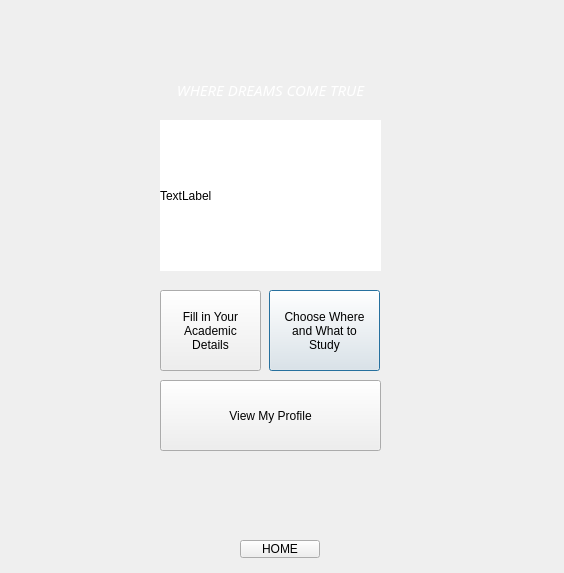
<?xml version="1.0" encoding="UTF-8"?>
<ui version="4.0">
 <class>Dialog</class>
 <widget class="QDialog" name="Dialog">
  <property name="geometry">
   <rect>
    <x>0</x>
    <y>0</y>
    <width>564</width>
    <height>573</height>
   </rect>
  </property>
  <property name="windowTitle">
   <string>Dialog</string>
  </property>
  <widget class="QStackedWidget" name="stackedWidget">
   <property name="geometry">
    <rect>
     <x>20</x>
     <y>40</y>
     <width>521</width>
     <height>481</height>
    </rect>
   </property>
   <property name="styleSheet">
    <string notr="true">#page{
	border-image: url(:/resources/img/XZino7.jpg);
}</string>
   </property>
   <property name="currentIndex">
    <number>0</number>
   </property>
   <widget class="QWidget" name="page">
    <widget class="QPushButton" name="search">
     <property name="geometry">
      <rect>
       <x>249</x>
       <y>250</y>
       <width>111</width>
       <height>81</height>
      </rect>
     </property>
     <property name="text">
      <string>Choose Where
and What to
Study</string>
     </property>
    </widget>
    <widget class="QPushButton" name="pushButton_2">
     <property name="geometry">
      <rect>
       <x>140</x>
       <y>340</y>
       <width>221</width>
       <height>71</height>
      </rect>
     </property>
     <property name="text">
      <string>View My Profile</string>
     </property>
    </widget>
    <widget class="QPushButton" name="academic_information">
     <property name="geometry">
      <rect>
       <x>140</x>
       <y>250</y>
       <width>101</width>
       <height>81</height>
      </rect>
     </property>
     <property name="text">
      <string>Fill in Your
Academic
Details</string>
     </property>
    </widget>
    <widget class="QLabel" name="label_26">
     <property name="geometry">
      <rect>
       <x>120</x>
       <y>30</y>
       <width>261</width>
       <height>41</height>
      </rect>
     </property>
     <property name="font">
      <font>
       <family>Californian FB</family>
       <italic>true</italic>
      </font>
     </property>
     <property name="styleSheet">
      <string notr="true">color: rgb(255, 255, 255);</string>
     </property>
     <property name="text">
      <string>&lt;html&gt;&lt;head/&gt;&lt;body&gt;&lt;p align=&quot;center&quot;&gt;&lt;span style=&quot; font-size:11pt;&quot;&gt;WHERE DREAMS COME TRUE&lt;/span&gt;&lt;/p&gt;&lt;/body&gt;&lt;/html&gt;</string>
     </property>
    </widget>
    <widget class="QLabel" name="label_27">
     <property name="geometry">
      <rect>
       <x>140</x>
       <y>80</y>
       <width>221</width>
       <height>151</height>
      </rect>
     </property>
     <property name="styleSheet">
      <string notr="true">background-color: rgb(255, 255, 255);</string>
     </property>
     <property name="text">
      <string>TextLabel</string>
     </property>
    </widget>
   </widget>
   <widget class="QWidget" name="page_3">
    <property name="styleSheet">
     <string notr="true">#page_3{
	
	border-image: url(:/resources/img/desktop-wallpaper-a-black-backgrounds-website-webpage.jpg);
}</string>
    </property>
    <widget class="QLabel" name="label_10">
     <property name="geometry">
      <rect>
       <x>30</x>
       <y>20</y>
       <width>451</width>
       <height>41</height>
      </rect>
     </property>
     <property name="styleSheet">
      <string notr="true">color: rgb(255, 255, 255);</string>
     </property>
     <property name="text">
      <string>&lt;html&gt;&lt;head/&gt;&lt;body&gt;&lt;h2 align=&quot;center&quot; style=&quot; margin-top:16px; margin-bottom:12px; margin-left:0px; margin-right:0px; -qt-block-indent:0; text-indent:0px;&quot;&gt;&lt;span style=&quot; font-size:12pt; font-weight:700; font-style:italic; color:#ffffff;&quot;&gt;Now Carefully fill in your Personal Details&lt;/span&gt;&lt;/h2&gt;&lt;/body&gt;&lt;/html&gt;</string>
     </property>
     <property name="alignment">
      <set>Qt::AlignCenter</set>
     </property>
    </widget>
    <widget class="QPushButton" name="submit_form">
     <property name="geometry">
      <rect>
       <x>200</x>
       <y>400</y>
       <width>121</width>
       <height>31</height>
      </rect>
     </property>
     <property name="text">
      <string>Submit form</string>
     </property>
    </widget>
    <widget class="QTextEdit" name="textEdit_gpa">
     <property name="geometry">
      <rect>
       <x>115</x>
       <y>310</y>
       <width>135</width>
       <height>51</height>
      </rect>
     </property>
    </widget>
    <widget class="QLabel" name="label_25">
     <property name="geometry">
      <rect>
       <x>11</x>
       <y>310</y>
       <width>97</width>
       <height>52</height>
      </rect>
     </property>
     <property name="styleSheet">
      <string notr="true">color: rgb(255, 255, 255);</string>
     </property>
     <property name="text">
      <string>&lt;html&gt;&lt;head/&gt;&lt;body&gt;&lt;p&gt;&lt;span style=&quot; font-style:italic;&quot;&gt;GPA&lt;/span&gt;&lt;/p&gt;&lt;p&gt;&lt;span style=&quot; font-style:italic;&quot;&gt;(MS/PHD only)&lt;/span&gt;&lt;/p&gt;&lt;/body&gt;&lt;/html&gt;</string>
     </property>
    </widget>
    <widget class="QLabel" name="label_3">
     <property name="geometry">
      <rect>
       <x>11</x>
       <y>230</y>
       <width>117</width>
       <height>52</height>
      </rect>
     </property>
     <property name="styleSheet">
      <string notr="true">color: rgb(255, 255, 255);</string>
     </property>
     <property name="text">
      <string>&lt;html&gt;&lt;head/&gt;&lt;body&gt;&lt;p&gt;&lt;span style=&quot; font-style:italic;&quot;&gt;Total Marks in FSC&lt;/span&gt;&lt;/p&gt;&lt;p&gt;&lt;span style=&quot; font-style:italic;&quot;&gt;(BS only)&lt;/span&gt;&lt;/p&gt;&lt;/body&gt;&lt;/html&gt;</string>
     </property>
    </widget>
    <widget class="QTextEdit" name="textEdit_5">
     <property name="geometry">
      <rect>
       <x>135</x>
       <y>230</y>
       <width>115</width>
       <height>51</height>
      </rect>
     </property>
    </widget>
    <widget class="QLabel" name="label_4">
     <property name="geometry">
      <rect>
       <x>11</x>
       <y>150</y>
       <width>135</width>
       <height>52</height>
      </rect>
     </property>
     <property name="styleSheet">
      <string notr="true">color: rgb(255, 255, 255);</string>
     </property>
     <property name="text">
      <string>&lt;html&gt;&lt;head/&gt;&lt;body&gt;&lt;p&gt;&lt;span style=&quot; font-style:italic;&quot;&gt;Total marks in Matric&lt;/span&gt;&lt;/p&gt;&lt;p&gt;&lt;span style=&quot; font-style:italic;&quot;&gt;(BS only)&lt;/span&gt;&lt;/p&gt;&lt;/body&gt;&lt;/html&gt;</string>
     </property>
    </widget>
    <widget class="QTextEdit" name="textEdit_4">
     <property name="geometry">
      <rect>
       <x>153</x>
       <y>150</y>
       <width>97</width>
       <height>51</height>
      </rect>
     </property>
    </widget>
    <widget class="QTextEdit" name="textEdit_2">
     <property name="geometry">
      <rect>
       <x>84</x>
       <y>90</y>
       <width>166</width>
       <height>31</height>
      </rect>
     </property>
    </widget>
    <widget class="QLabel" name="label">
     <property name="geometry">
      <rect>
       <x>11</x>
       <y>100</y>
       <width>66</width>
       <height>20</height>
      </rect>
     </property>
     <property name="styleSheet">
      <string notr="true">color: rgb(255, 255, 255);</string>
     </property>
     <property name="text">
      <string>&lt;html&gt;&lt;head/&gt;&lt;body&gt;&lt;p&gt;&lt;span style=&quot; font-style:italic;&quot;&gt;Full Name&lt;/span&gt;&lt;/p&gt;&lt;/body&gt;&lt;/html&gt;</string>
     </property>
    </widget>
    <widget class="QTextEdit" name="textEdit_6">
     <property name="geometry">
      <rect>
       <x>370</x>
       <y>230</y>
       <width>121</width>
       <height>31</height>
      </rect>
     </property>
    </widget>
    <widget class="QLabel" name="label_5">
     <property name="geometry">
      <rect>
       <x>271</x>
       <y>240</y>
       <width>73</width>
       <height>20</height>
      </rect>
     </property>
     <property name="styleSheet">
      <string notr="true">color: rgb(255, 255, 255);</string>
     </property>
     <property name="text">
      <string>&lt;html&gt;&lt;head/&gt;&lt;body&gt;&lt;p&gt;&lt;span style=&quot; font-style:italic;&quot;&gt;Nationality&lt;/span&gt;&lt;/p&gt;&lt;/body&gt;&lt;/html&gt;</string>
     </property>
    </widget>
    <widget class="QTextEdit" name="textEdit_7">
     <property name="geometry">
      <rect>
       <x>370</x>
       <y>160</y>
       <width>121</width>
       <height>31</height>
      </rect>
     </property>
    </widget>
    <widget class="QLabel" name="label_6">
     <property name="geometry">
      <rect>
       <x>270</x>
       <y>170</y>
       <width>87</width>
       <height>20</height>
      </rect>
     </property>
     <property name="styleSheet">
      <string notr="true">color: rgb(255, 255, 255);</string>
     </property>
     <property name="text">
      <string>&lt;html&gt;&lt;head/&gt;&lt;body&gt;&lt;p&gt;&lt;span style=&quot; font-style:italic;&quot;&gt;Contact Num&lt;/span&gt;&lt;/p&gt;&lt;/body&gt;&lt;/html&gt;</string>
     </property>
    </widget>
    <widget class="QLabel" name="label_2">
     <property name="geometry">
      <rect>
       <x>271</x>
       <y>100</y>
       <width>92</width>
       <height>20</height>
      </rect>
     </property>
     <property name="styleSheet">
      <string notr="true">color: rgb(255, 255, 255);</string>
     </property>
     <property name="text">
      <string>&lt;html&gt;&lt;head/&gt;&lt;body&gt;&lt;p&gt;&lt;span style=&quot; font-style:italic;&quot;&gt;Father's Name&lt;/span&gt;&lt;/p&gt;&lt;/body&gt;&lt;/html&gt;</string>
     </property>
    </widget>
    <widget class="QTextEdit" name="textEdit_3">
     <property name="geometry">
      <rect>
       <x>370</x>
       <y>90</y>
       <width>120</width>
       <height>31</height>
      </rect>
     </property>
    </widget>
   </widget>
   <widget class="QWidget" name="page_2">
    <property name="styleSheet">
     <string notr="true">background-color: rgb(188, 188, 188);</string>
    </property>
    <widget class="QLabel" name="label_8">
     <property name="geometry">
      <rect>
       <x>130</x>
       <y>0</y>
       <width>91</width>
       <height>31</height>
      </rect>
     </property>
     <property name="text">
      <string>Select BS/MS</string>
     </property>
    </widget>
    <widget class="QComboBox" name="comboBox_2">
     <property name="geometry">
      <rect>
       <x>130</x>
       <y>30</y>
       <width>81</width>
       <height>24</height>
      </rect>
     </property>
     <item>
      <property name="text">
       <string>SELECT</string>
      </property>
     </item>
     <item>
      <property name="text">
       <string>BS</string>
      </property>
     </item>
     <item>
      <property name="text">
       <string>MS</string>
      </property>
     </item>
     <item>
      <property name="text">
       <string>PHD</string>
      </property>
     </item>
    </widget>
    <widget class="QComboBox" name="comboBox_3">
     <property name="geometry">
      <rect>
       <x>240</x>
       <y>30</y>
       <width>131</width>
       <height>24</height>
      </rect>
     </property>
     <item>
      <property name="text">
       <string>SELECT</string>
      </property>
     </item>
    </widget>
    <widget class="QLabel" name="label_9">
     <property name="geometry">
      <rect>
       <x>240</x>
       <y>0</y>
       <width>91</width>
       <height>31</height>
      </rect>
     </property>
     <property name="text">
      <string>Select course</string>
     </property>
    </widget>
    <widget class="QComboBox" name="comboBox">
     <property name="geometry">
      <rect>
       <x>20</x>
       <y>30</y>
       <width>101</width>
       <height>24</height>
      </rect>
     </property>
     <property name="editable">
      <bool>false</bool>
     </property>
     <property name="currentText">
      <string>SELECT</string>
     </property>
     <property name="maxVisibleItems">
      <number>20</number>
     </property>
     <item>
      <property name="text">
       <string>SELECT</string>
      </property>
     </item>
    </widget>
    <widget class="QLabel" name="label_7">
     <property name="geometry">
      <rect>
       <x>20</x>
       <y>0</y>
       <width>101</width>
       <height>31</height>
      </rect>
     </property>
     <property name="text">
      <string>Select country</string>
     </property>
    </widget>
    <widget class="QPushButton" name="pushButton">
     <property name="geometry">
      <rect>
       <x>390</x>
       <y>10</y>
       <width>121</width>
       <height>31</height>
      </rect>
     </property>
     <property name="text">
      <string>Find Now!</string>
     </property>
    </widget>
    <widget class="QLabel" name="university_1">
     <property name="geometry">
      <rect>
       <x>10</x>
       <y>60</y>
       <width>231</width>
       <height>21</height>
      </rect>
     </property>
     <property name="text">
      <string>NAME</string>
     </property>
    </widget>
    <widget class="QLabel" name="university_2">
     <property name="geometry">
      <rect>
       <x>10</x>
       <y>170</y>
       <width>221</width>
       <height>21</height>
      </rect>
     </property>
     <property name="text">
      <string>NAME</string>
     </property>
    </widget>
    <widget class="QLabel" name="university_3">
     <property name="geometry">
      <rect>
       <x>10</x>
       <y>303</y>
       <width>191</width>
       <height>21</height>
      </rect>
     </property>
     <property name="text">
      <string>NAME</string>
     </property>
    </widget>
    <widget class="QLabel" name="university_4">
     <property name="geometry">
      <rect>
       <x>280</x>
       <y>60</y>
       <width>221</width>
       <height>21</height>
      </rect>
     </property>
     <property name="text">
      <string>NAME</string>
     </property>
    </widget>
    <widget class="QLabel" name="university_5">
     <property name="geometry">
      <rect>
       <x>280</x>
       <y>170</y>
       <width>241</width>
       <height>21</height>
      </rect>
     </property>
     <property name="text">
      <string>NAME</string>
     </property>
    </widget>
    <widget class="Line" name="line">
     <property name="geometry">
      <rect>
       <x>0</x>
       <y>50</y>
       <width>521</width>
       <height>16</height>
      </rect>
     </property>
     <property name="orientation">
      <enum>Qt::Horizontal</enum>
     </property>
    </widget>
    <widget class="Line" name="line_2">
     <property name="geometry">
      <rect>
       <x>0</x>
       <y>160</y>
       <width>521</width>
       <height>16</height>
      </rect>
     </property>
     <property name="orientation">
      <enum>Qt::Horizontal</enum>
     </property>
    </widget>
    <widget class="Line" name="line_3">
     <property name="geometry">
      <rect>
       <x>0</x>
       <y>280</y>
       <width>521</width>
       <height>16</height>
      </rect>
     </property>
     <property name="orientation">
      <enum>Qt::Horizontal</enum>
     </property>
    </widget>
    <widget class="QLabel" name="DURATION_1">
     <property name="geometry">
      <rect>
       <x>10</x>
       <y>85</y>
       <width>181</width>
       <height>21</height>
      </rect>
     </property>
     <property name="text">
      <string>DURATION</string>
     </property>
    </widget>
    <widget class="QLabel" name="DURATION_4">
     <property name="geometry">
      <rect>
       <x>280</x>
       <y>85</y>
       <width>191</width>
       <height>21</height>
      </rect>
     </property>
     <property name="text">
      <string>DURATION</string>
     </property>
    </widget>
    <widget class="QLabel" name="FEES_1">
     <property name="geometry">
      <rect>
       <x>10</x>
       <y>110</y>
       <width>201</width>
       <height>21</height>
      </rect>
     </property>
     <property name="text">
      <string>FEES</string>
     </property>
    </widget>
    <widget class="QLabel" name="FEES_4">
     <property name="geometry">
      <rect>
       <x>280</x>
       <y>110</y>
       <width>121</width>
       <height>21</height>
      </rect>
     </property>
     <property name="text">
      <string>FEES</string>
     </property>
    </widget>
    <widget class="QLabel" name="DURATION_2">
     <property name="geometry">
      <rect>
       <x>10</x>
       <y>200</y>
       <width>151</width>
       <height>16</height>
      </rect>
     </property>
     <property name="text">
      <string>DURATION</string>
     </property>
    </widget>
    <widget class="QLabel" name="DURATION_5">
     <property name="geometry">
      <rect>
       <x>280</x>
       <y>200</y>
       <width>201</width>
       <height>16</height>
      </rect>
     </property>
     <property name="text">
      <string>TextLabel</string>
     </property>
    </widget>
    <widget class="QLabel" name="FEES_2">
     <property name="geometry">
      <rect>
       <x>10</x>
       <y>230</y>
       <width>191</width>
       <height>16</height>
      </rect>
     </property>
     <property name="text">
      <string>TextLabel</string>
     </property>
    </widget>
    <widget class="QLabel" name="FEES_5">
     <property name="geometry">
      <rect>
       <x>280</x>
       <y>230</y>
       <width>241</width>
       <height>16</height>
      </rect>
     </property>
     <property name="text">
      <string>TextLabel</string>
     </property>
    </widget>
    <widget class="QLabel" name="DURATION_3">
     <property name="geometry">
      <rect>
       <x>10</x>
       <y>333</y>
       <width>181</width>
       <height>16</height>
      </rect>
     </property>
     <property name="text">
      <string>TextLabel</string>
     </property>
    </widget>
    <widget class="QLabel" name="FEES_3">
     <property name="geometry">
      <rect>
       <x>10</x>
       <y>360</y>
       <width>171</width>
       <height>20</height>
      </rect>
     </property>
     <property name="text">
      <string>TextLabel</string>
     </property>
    </widget>
    <widget class="QLabel" name="label_12">
     <property name="geometry">
      <rect>
       <x>180</x>
       <y>70</y>
       <width>91</width>
       <height>81</height>
      </rect>
     </property>
     <property name="text">
      <string/>
     </property>
    </widget>
    <widget class="QLabel" name="label_13">
     <property name="geometry">
      <rect>
       <x>410</x>
       <y>70</y>
       <width>101</width>
       <height>81</height>
      </rect>
     </property>
     <property name="text">
      <string/>
     </property>
    </widget>
    <widget class="QLabel" name="label_14">
     <property name="geometry">
      <rect>
       <x>180</x>
       <y>180</y>
       <width>91</width>
       <height>81</height>
      </rect>
     </property>
     <property name="text">
      <string/>
     </property>
    </widget>
    <widget class="QLabel" name="label_15">
     <property name="geometry">
      <rect>
       <x>410</x>
       <y>190</y>
       <width>91</width>
       <height>81</height>
      </rect>
     </property>
     <property name="text">
      <string/>
     </property>
    </widget>
    <widget class="QLabel" name="label_16">
     <property name="geometry">
      <rect>
       <x>230</x>
       <y>300</y>
       <width>101</width>
       <height>71</height>
      </rect>
     </property>
     <property name="text">
      <string/>
     </property>
    </widget>
    <widget class="QLabel" name="label_11">
     <property name="geometry">
      <rect>
       <x>10</x>
       <y>140</y>
       <width>121</width>
       <height>16</height>
      </rect>
     </property>
     <property name="text">
      <string>TextLabel</string>
     </property>
    </widget>
    <widget class="QLabel" name="label_17">
     <property name="geometry">
      <rect>
       <x>280</x>
       <y>140</y>
       <width>151</width>
       <height>16</height>
      </rect>
     </property>
     <property name="text">
      <string>TextLabel</string>
     </property>
    </widget>
    <widget class="QLabel" name="label_39">
     <property name="geometry">
      <rect>
       <x>280</x>
       <y>260</y>
       <width>131</width>
       <height>16</height>
      </rect>
     </property>
     <property name="text">
      <string>TextLabel</string>
     </property>
    </widget>
    <widget class="QLabel" name="label_38">
     <property name="geometry">
      <rect>
       <x>10</x>
       <y>260</y>
       <width>151</width>
       <height>16</height>
      </rect>
     </property>
     <property name="text">
      <string>TextLabel</string>
     </property>
    </widget>
    <widget class="QLabel" name="label_40">
     <property name="geometry">
      <rect>
       <x>10</x>
       <y>390</y>
       <width>131</width>
       <height>16</height>
      </rect>
     </property>
     <property name="text">
      <string>TextLabel</string>
     </property>
    </widget>
   </widget>
   <widget class="QWidget" name="page_4">
    <property name="styleSheet">
     <string notr="true">#page_4{
border-image: url(:/resources/img/profile-background.jpg);
}</string>
    </property>
    <widget class="QLabel" name="label_18">
     <property name="geometry">
      <rect>
       <x>270</x>
       <y>70</y>
       <width>121</width>
       <height>16</height>
      </rect>
     </property>
     <property name="styleSheet">
      <string notr="true">color: rgb(255, 255, 255);
background-color: rgb(0, 0, 0);</string>
     </property>
     <property name="text">
      <string>TextLabel</string>
     </property>
    </widget>
    <widget class="QLabel" name="label_19">
     <property name="geometry">
      <rect>
       <x>270</x>
       <y>100</y>
       <width>121</width>
       <height>20</height>
      </rect>
     </property>
     <property name="styleSheet">
      <string notr="true">color: rgb(255, 255, 255);
background-color: rgb(0, 0, 0);</string>
     </property>
     <property name="text">
      <string>TextLabel</string>
     </property>
    </widget>
    <widget class="QLabel" name="label_20">
     <property name="geometry">
      <rect>
       <x>270</x>
       <y>130</y>
       <width>121</width>
       <height>16</height>
      </rect>
     </property>
     <property name="styleSheet">
      <string notr="true">color: rgb(255, 255, 255);
background-color: rgb(0, 0, 0);</string>
     </property>
     <property name="text">
      <string>TextLabel</string>
     </property>
    </widget>
    <widget class="QLabel" name="label_21">
     <property name="geometry">
      <rect>
       <x>270</x>
       <y>160</y>
       <width>121</width>
       <height>16</height>
      </rect>
     </property>
     <property name="styleSheet">
      <string notr="true">color: rgb(255, 255, 255);
background-color: rgb(0, 0, 0);</string>
     </property>
     <property name="text">
      <string>TextLabel</string>
     </property>
    </widget>
    <widget class="QLabel" name="label_22">
     <property name="geometry">
      <rect>
       <x>270</x>
       <y>220</y>
       <width>121</width>
       <height>16</height>
      </rect>
     </property>
     <property name="styleSheet">
      <string notr="true">color: rgb(255, 255, 255);
background-color: rgb(0, 0, 0);</string>
     </property>
     <property name="text">
      <string>TextLabel</string>
     </property>
    </widget>
    <widget class="QLabel" name="label_23">
     <property name="geometry">
      <rect>
       <x>270</x>
       <y>250</y>
       <width>121</width>
       <height>16</height>
      </rect>
     </property>
     <property name="styleSheet">
      <string notr="true">color: rgb(255, 255, 255);
background-color: rgb(0, 0, 0);</string>
     </property>
     <property name="text">
      <string>TextLabel</string>
     </property>
    </widget>
    <widget class="QLabel" name="label_24">
     <property name="geometry">
      <rect>
       <x>270</x>
       <y>190</y>
       <width>121</width>
       <height>16</height>
      </rect>
     </property>
     <property name="styleSheet">
      <string notr="true">color: rgb(255, 255, 255);
background-color: rgb(0, 0, 0);</string>
     </property>
     <property name="text">
      <string>TextLabel</string>
     </property>
    </widget>
    <widget class="QTextEdit" name="textEdit">
     <property name="geometry">
      <rect>
       <x>270</x>
       <y>270</y>
       <width>81</width>
       <height>31</height>
      </rect>
     </property>
     <property name="styleSheet">
      <string notr="true">color: rgb(255, 255, 255);
background-color: rgb(0, 0, 0);</string>
     </property>
    </widget>
    <widget class="QTextEdit" name="textEdit_8">
     <property name="geometry">
      <rect>
       <x>270</x>
       <y>310</y>
       <width>81</width>
       <height>31</height>
      </rect>
     </property>
     <property name="styleSheet">
      <string notr="true">color: rgb(255, 255, 255);
background-color: rgb(0, 0, 0);</string>
     </property>
    </widget>
    <widget class="QLabel" name="label_28">
     <property name="geometry">
      <rect>
       <x>140</x>
       <y>70</y>
       <width>101</width>
       <height>20</height>
      </rect>
     </property>
     <property name="styleSheet">
      <string notr="true">color: rgb(255, 255, 255);</string>
     </property>
     <property name="text">
      <string>&lt;html&gt;&lt;head/&gt;&lt;body&gt;&lt;p&gt;&lt;span style=&quot; font-weight:700;&quot;&gt;Full Name :&lt;/span&gt;&lt;/p&gt;&lt;/body&gt;&lt;/html&gt;</string>
     </property>
    </widget>
    <widget class="QLabel" name="label_29">
     <property name="geometry">
      <rect>
       <x>140</x>
       <y>100</y>
       <width>111</width>
       <height>20</height>
      </rect>
     </property>
     <property name="styleSheet">
      <string notr="true">color: rgb(255, 255, 255);</string>
     </property>
     <property name="text">
      <string>&lt;html&gt;&lt;head/&gt;&lt;body&gt;&lt;p&gt;&lt;span style=&quot; font-weight:700;&quot;&gt;Father's Name :&lt;/span&gt;&lt;/p&gt;&lt;/body&gt;&lt;/html&gt;</string>
     </property>
    </widget>
    <widget class="QLabel" name="label_30">
     <property name="geometry">
      <rect>
       <x>140</x>
       <y>130</y>
       <width>101</width>
       <height>20</height>
      </rect>
     </property>
     <property name="styleSheet">
      <string notr="true">color: rgb(255, 255, 255);</string>
     </property>
     <property name="text">
      <string>&lt;html&gt;&lt;head/&gt;&lt;body&gt;&lt;p&gt;&lt;span style=&quot; font-weight:700;&quot;&gt;Matric :&lt;/span&gt;&lt;/p&gt;&lt;/body&gt;&lt;/html&gt;</string>
     </property>
    </widget>
    <widget class="QLabel" name="label_31">
     <property name="geometry">
      <rect>
       <x>140</x>
       <y>160</y>
       <width>101</width>
       <height>20</height>
      </rect>
     </property>
     <property name="styleSheet">
      <string notr="true">color: rgb(255, 255, 255);</string>
     </property>
     <property name="text">
      <string>&lt;html&gt;&lt;head/&gt;&lt;body&gt;&lt;p&gt;&lt;span style=&quot; font-weight:700;&quot;&gt;FSC :&lt;/span&gt;&lt;/p&gt;&lt;/body&gt;&lt;/html&gt;</string>
     </property>
    </widget>
    <widget class="QLabel" name="label_32">
     <property name="geometry">
      <rect>
       <x>140</x>
       <y>190</y>
       <width>101</width>
       <height>20</height>
      </rect>
     </property>
     <property name="styleSheet">
      <string notr="true">color: rgb(255, 255, 255);</string>
     </property>
     <property name="text">
      <string>&lt;html&gt;&lt;head/&gt;&lt;body&gt;&lt;p&gt;&lt;span style=&quot; font-weight:700;&quot;&gt;GPA :&lt;/span&gt;&lt;/p&gt;&lt;/body&gt;&lt;/html&gt;</string>
     </property>
    </widget>
    <widget class="QLabel" name="label_33">
     <property name="geometry">
      <rect>
       <x>140</x>
       <y>220</y>
       <width>101</width>
       <height>20</height>
      </rect>
     </property>
     <property name="styleSheet">
      <string notr="true">color: rgb(255, 255, 255);</string>
     </property>
     <property name="text">
      <string>&lt;html&gt;&lt;head/&gt;&lt;body&gt;&lt;p&gt;&lt;span style=&quot; font-weight:700;&quot;&gt;Nationality :&lt;/span&gt;&lt;/p&gt;&lt;/body&gt;&lt;/html&gt;</string>
     </property>
    </widget>
    <widget class="QLabel" name="label_34">
     <property name="geometry">
      <rect>
       <x>140</x>
       <y>250</y>
       <width>111</width>
       <height>20</height>
      </rect>
     </property>
     <property name="styleSheet">
      <string notr="true">color: rgb(255, 255, 255);</string>
     </property>
     <property name="text">
      <string>&lt;html&gt;&lt;head/&gt;&lt;body&gt;&lt;p&gt;&lt;span style=&quot; font-weight:700;&quot;&gt;Contact Num :&lt;/span&gt;&lt;/p&gt;&lt;/body&gt;&lt;/html&gt;</string>
     </property>
    </widget>
    <widget class="QLabel" name="label_35">
     <property name="geometry">
      <rect>
       <x>140</x>
       <y>280</y>
       <width>91</width>
       <height>20</height>
      </rect>
     </property>
     <property name="styleSheet">
      <string notr="true">color: rgb(255, 255, 255);</string>
     </property>
     <property name="text">
      <string>&lt;html&gt;&lt;head/&gt;&lt;body&gt;&lt;p&gt;&lt;span style=&quot; font-weight:700;&quot;&gt;Username :&lt;/span&gt;&lt;/p&gt;&lt;/body&gt;&lt;/html&gt;</string>
     </property>
    </widget>
    <widget class="QLabel" name="label_36">
     <property name="geometry">
      <rect>
       <x>140</x>
       <y>320</y>
       <width>81</width>
       <height>20</height>
      </rect>
     </property>
     <property name="styleSheet">
      <string notr="true">color: rgb(255, 255, 255);</string>
     </property>
     <property name="text">
      <string>&lt;html&gt;&lt;head/&gt;&lt;body&gt;&lt;p&gt;&lt;span style=&quot; font-weight:700;&quot;&gt;Password :&lt;/span&gt;&lt;/p&gt;&lt;/body&gt;&lt;/html&gt;</string>
     </property>
    </widget>
    <widget class="QLabel" name="label_37">
     <property name="geometry">
      <rect>
       <x>170</x>
       <y>20</y>
       <width>191</width>
       <height>31</height>
      </rect>
     </property>
     <property name="styleSheet">
      <string notr="true">color: rgb(255, 255, 255);
background-color: rgb(0, 0, 0);</string>
     </property>
     <property name="text">
      <string>&lt;html&gt;&lt;head/&gt;&lt;body&gt;&lt;p align=&quot;center&quot;&gt;&lt;span style=&quot; font-size:12pt; font-weight:700; color:#ffffff;&quot;&gt;YOUR PROFILE&lt;/span&gt;&lt;/p&gt;&lt;/body&gt;&lt;/html&gt;</string>
     </property>
    </widget>
   </widget>
  </widget>
  <widget class="QPushButton" name="HOME">
   <property name="geometry">
    <rect>
     <x>240</x>
     <y>540</y>
     <width>80</width>
     <height>18</height>
    </rect>
   </property>
   <property name="text">
    <string>HOME</string>
   </property>
  </widget>
 </widget>
 <resources/>
 <connections/>
</ui>
